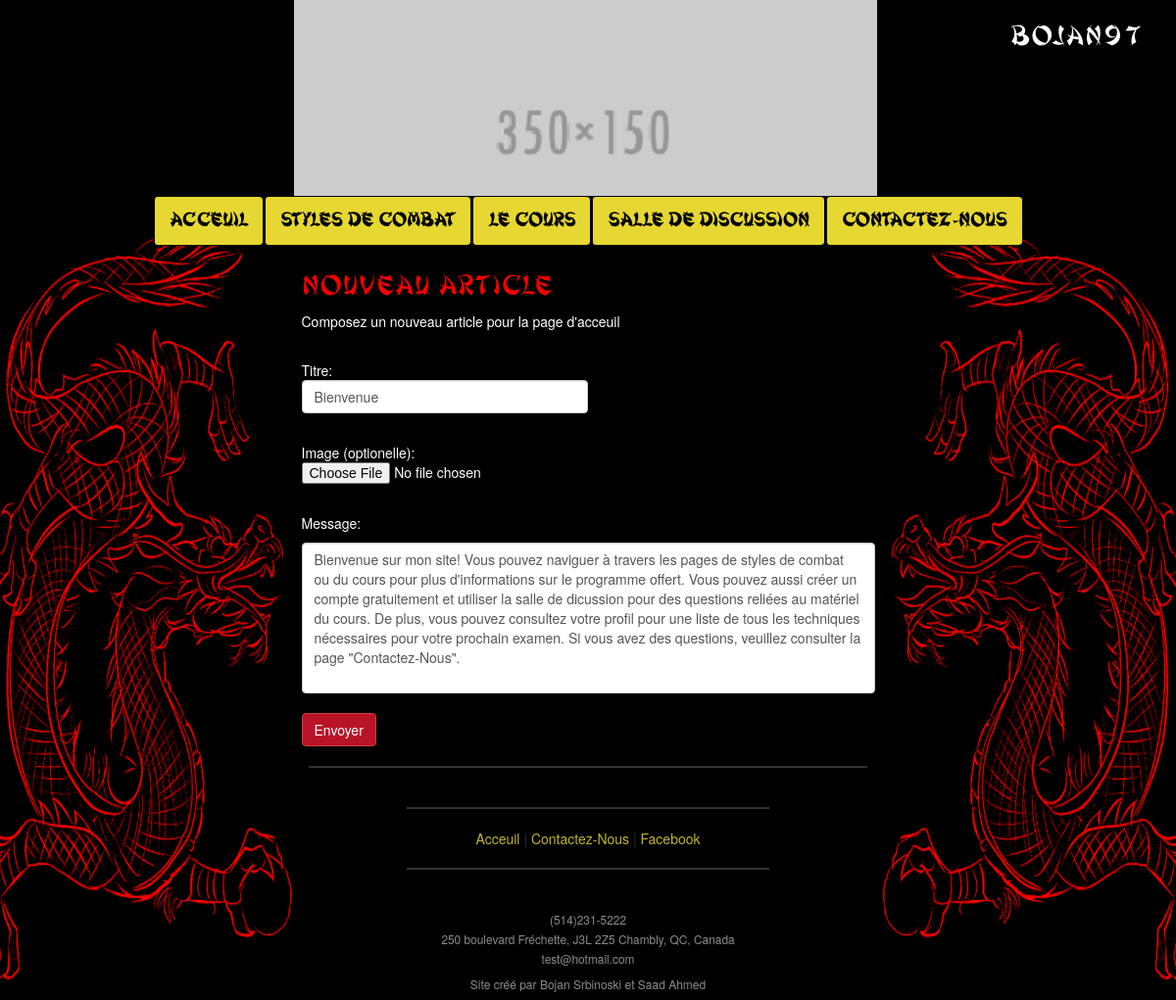
Screenshot of /Pages/article.php?id=25 (signed in) with the database file from the repository.
### tables this page shows
CREATE TABLE `posts` (
  `postId` int(5) NOT NULL,
  `postTitle` varchar(30) NOT NULL,
  `postImage` varchar(100) DEFAULT NULL,
  `postText` varchar(750) NOT NULL,
  `postDate` date NOT NULL
);

### Pages/article.php (the view, shortened to what this page needs)
<?php
include("headerLayout.php");
if(isset($_SESSION["loginStatus"]))
{
if($_SESSION["loginStatus"]=='T')
{
	include_once($_SERVER['DOCUMENT_ROOT']."/CentreDEnergie/Controllers/dbConnect.php");
	$postId=0;
	if(isset($_GET["id"]))
	{
		$postId=$_GET["id"];
	}
	$getPostInfo = $conn->prepare("SELECT postId, postTitle, postText, postDate FROM posts WHERE postId = ?");
	$getPostInfo->bind_param("i", $postId);
	$getPostInfo->execute();
	$getPostInfo->bind_result($postId,$postTitle,$postText, $postDate);
	echo"<div class='row' id='message_Post'>
		<h2>Nouveau Article</h2>
		<p>Composez un nouveau article pour la page d'acceuil</p>
		<br>
		<form method='POST' action='/CentreDEnergie/Controllers/Caddpost.php' enctype='multipart/form-data'>
		<input type='hidden' name='postId' value='".$postId."'>
		<p>Titre: <input type='text' name='postTitle' id='postTitle' class='form-control'required='required' maxlength='30' value='".$postTitle."'></p>
		<br>
		<p>Image (optionelle):<input type='file' name='image' id='image' accept='image/*'  style='color:white'></p>
		<br>
		<p>Message:</p>
		<textarea name='message' id='message' class='form-control' rows='7' cols='70' required='required' maxlength='740' >".$postText."</textarea>
		<br>
		<input type='submit' class='btn btn-danger' value='Envoyer'>
		</form>
		</div>";
}
else
{
	echo "<br><br><p style='text-align:center;color:red'>Vous n'avez pas la permission d'être ici.</p>";
}
}
else
{
	echo "<br><br><p style='text-align:center;color:red'>Vous n'avez pas la permission d'être ici.</p>";
}
?>
<?php
include("footerLayout.php");
?>

### Content/CSSlayout.css (style rules this page uses)
body { background-image: url("/CentreDEnergie/Content/website_back.png"); background-size:100% 100%; background-repeat:no-repeat; background-attachment:fixed; background-color:black; }

### Content/CSSarticle.css (style rules this page uses)
textarea { resize:none; }
h2 { color:#f50000;font-family:shanghai;letter-spacing:2px }
p { color:#FFFFFF }
input { color:black }
#postTitle { width:50% }
.btn-danger { background-color:#b91327 }
#message_Post { margin-left:25%; margin-right:25%; }

### rows the page displays
posts: postTitle "Bienvenue", message "Bienvenue sur mon site! Vous pouvez naviguer à travers les pages de styles de combat ou du cours pour plus d'informations sur le programme offert. Vous pouvez aussi créer un compte gratuitement et utiliser la salle de dicussion pour des questions reliées au matériel du cours. De plus, vous pouvez consultez votre profil pour une liste de tous les techniques nécessaires pour votre prochain examen. Si vous avez des questions, veuillez consulter la page \"Contactez-Nous\"."

### other values shown
$username "bojan97"
